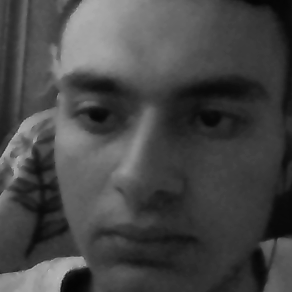
#> input picture temp_data/d6cf3bbd-2a06-4f92-a9a7-20daeba976b5_2_1.png, 292 x 292 px, given in place of the camera
$ python blur.py
#> lines starting #> are read from the running program, lines starting #| are printed output that depends on the picture
#!/usr/bin/python3

import cv2 as cv2


face_cascade = cv2 \
    .CascadeClassifier('../assets/haarcascade_frontalface_default.xml')

cam = cv2.VideoCapture(0)
cam.set(3, 640)
cam.set(4, 480)
minW = 0.1 * cam.get(3)
minH = 0.1 * cam.get(4)


def open_camera():
    while True:
        ret, img = cam.read()
#> img is the input picture: shape (292, 292, 3); min 4, max 185, mean 70.7
        img = cv2.flip(img, 1)
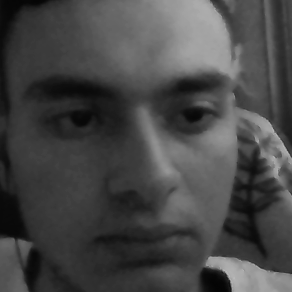
#> img: shape (292, 292, 3); min 4, max 185, mean 70.7
        gray = cv2.cvtColor(img, cv2.COLOR_BGR2GRAY)
        faces = face_cascade.detectMultiScale(
            gray,
            scaleFactor=1.2,
            minNeighbors=5,
            minSize=(int(minW), int(minH))
        )
#> faces = [[13, 16, 252, 252]]
        for (x,y,w,h) in faces:
            kernel_w = (w // 4) | 1
            kernel_h = (h // 4) | 1
            roi = img[x:x+w, y:y+h]
            roi = cv2.GaussianBlur(roi, (kernel_w, kernel_h), 0)
            img[x:x+w, y:y+h] = roi
            cv2.rectangle(img, (x,y), (x+w,y+h), (255,0,0), 2)
#> this loop made 1 pass
#> (x, y, w, h, kernel_w, kernel_h) on pass 1: (13, 16, 252, 252, 63, 63)
#> pass 1, in open_camera, `roi = img[x:x+w, y:y+h]`:
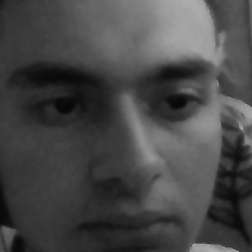
#> roi: shape (252, 252, 3); min 7, max 172, mean 71.5
#> pass 1, in open_camera, `roi = cv2.GaussianBlur(roi, (kernel_w, kernel_h), 0)`:
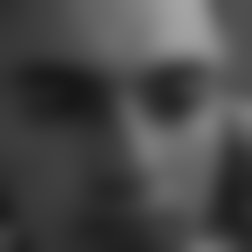
#> roi: shape (252, 252, 3); min 23, max 165, mean 71.5
#> after the loop:
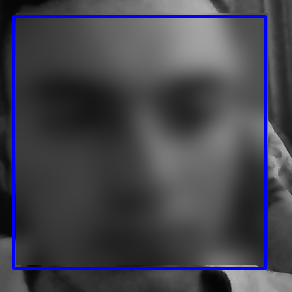
#> img: shape (292, 292, 3); mean B, G, R 77.2, 68.1, 68.1
        cv2.imshow('cam', img)
        k = cv2.waitKey(10) & 0xff
#> (key Esc is pressed here)
        if k == 27:
            break
    print('\n [INFO] Exit\n')
    cam.release()
    cv2.destroyAllWindows()


if __name__ == '__main__':
    open_camera()

$ run again, on temp_data/d6cf3bbd-2a06-4f92-a9a7-20daeba976b5_2_10.png
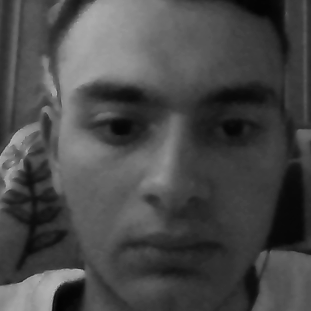
#> input picture temp_data/d6cf3bbd-2a06-4f92-a9a7-20daeba976b5_2_10.png, 311 x 311 px, given in place of the camera
#> in open_camera, img is the input picture: shape (311, 311, 3); min 2, max 186, mean 72.9
#> faces = [[9, 27, 258, 258]]
#> the loop in open_camera, `for (x,y,w,h) in faces:` made 1 pass
#> (x, y, w, h, kernel_w, kernel_h) on pass 1: (9, 27, 258, 258, 65, 65)
#> pass 1, in open_camera, `roi = cv2.GaussianBlur(roi, (kernel_w, kernel_h), 0)`:
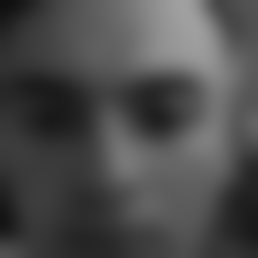
#> roi: shape (258, 258, 3); min 15, max 160, mean 75.3
#> after the loop in open_camera, `for (x,y,w,h) in faces:`:
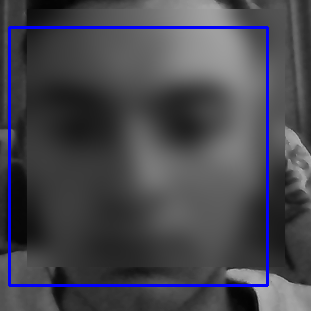
#> img: shape (311, 311, 3); mean B, G, R 78.8, 70.6, 70.6

$ run again, on temp_data/d6cf3bbd-2a06-4f92-a9a7-20daeba976b5_2_100.png
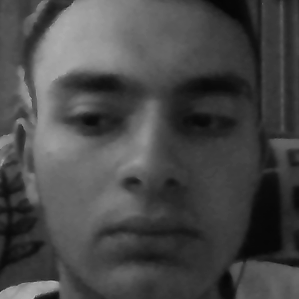
#> input picture temp_data/d6cf3bbd-2a06-4f92-a9a7-20daeba976b5_2_100.png, 299 x 299 px, given in place of the camera
#> in open_camera, img is the input picture: shape (299, 299, 3); min 5, max 180, mean 72
#> in open_camera, `img = cv2.flip(img, 1)`:
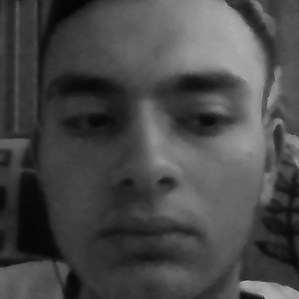
#> img: shape (299, 299, 3); min 5, max 180, mean 72
#> faces = [[23, 22, 248, 248]]
#> the loop in open_camera, `for (x,y,w,h) in faces:` made 1 pass
#> (x, y, w, h, kernel_w, kernel_h) on pass 1: (23, 22, 248, 248, 63, 63)
#> after the loop in open_camera, `for (x,y,w,h) in faces:`:
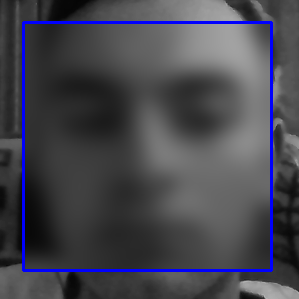
#> img: shape (299, 299, 3); mean B, G, R 78.3, 69.8, 69.8

$ run again, on temp_data/d6cf3bbd-2a06-4f92-a9a7-20daeba976b5_2_11.png
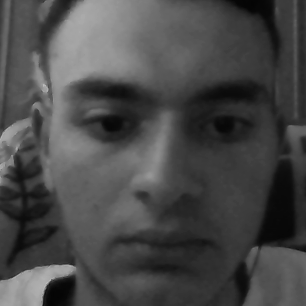
#> input picture temp_data/d6cf3bbd-2a06-4f92-a9a7-20daeba976b5_2_11.png, 306 x 306 px, given in place of the camera
#> in open_camera, img is the input picture: shape (306, 306, 3); min 4, max 188, mean 72.8
#> in open_camera, `img = cv2.flip(img, 1)`:
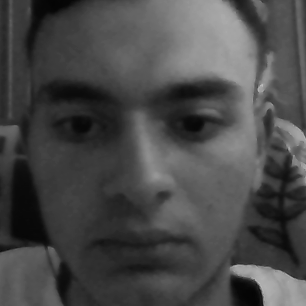
#> img: shape (306, 306, 3); min 4, max 188, mean 72.8
#> faces = [[12, 25, 257, 257]]
#> the loop in open_camera, `for (x,y,w,h) in faces:` made 1 pass
#> (x, y, w, h, kernel_w, kernel_h) on pass 1: (12, 25, 257, 257, 65, 65)
#> after the loop in open_camera, `for (x,y,w,h) in faces:`:
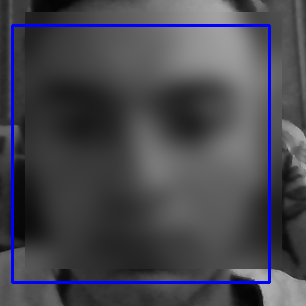
#> img: shape (306, 306, 3); mean B, G, R 78.7, 70.4, 70.4
